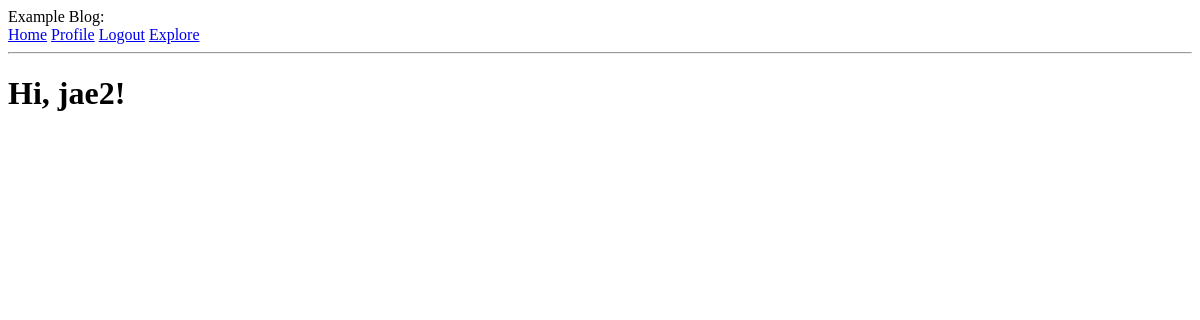
Page /explore (signed in) on the earlier database version.
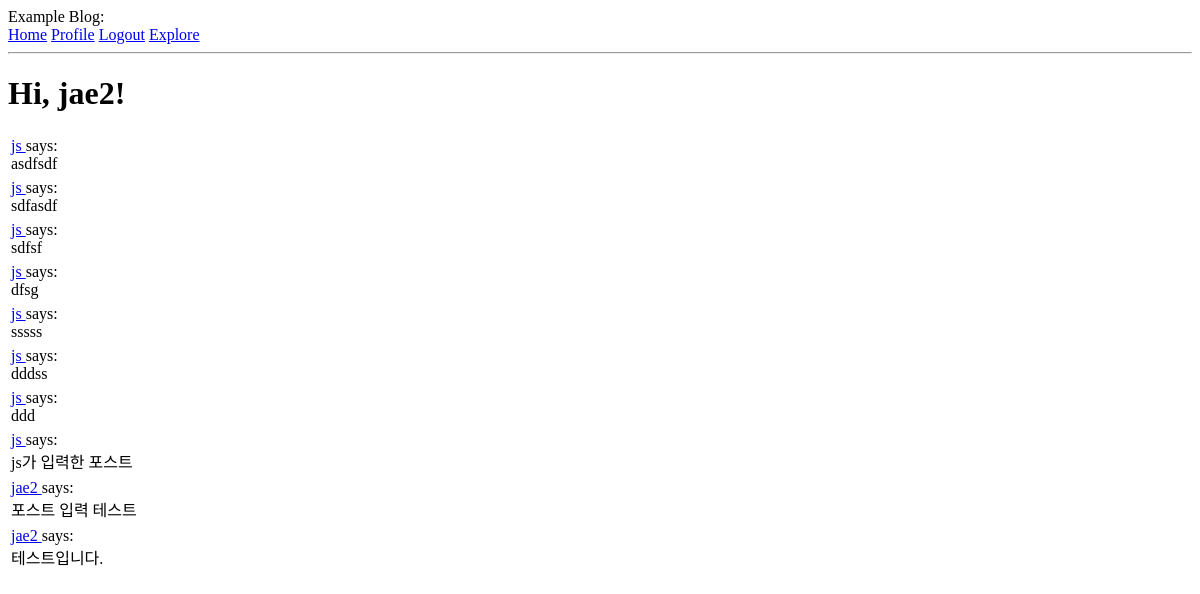
Same page on the later database version.
### app/models.py (models this page shows, shortened)
class Post(db.Model):
    id = db.Column(db.Integer, primary_key=True)
    body = db.Column(db.String(140))
    timestamp = db.Column(db.DateTime, index=True, default=datetime.utcnow)
    user_id = db.Column(db.Integer, db.ForeignKey('user.id'))

class User(UserMixin, db.Model):
    id = db.Column(db.Integer, primary_key=True)
    username = db.Column(db.String(64), index=True, unique=True)
    email = db.Column(db.String(120), index=True, unique=True)
    password_hash = db.Column(db.String(128))
    posts = db.relationship('Post', backref='author', lazy='dynamic')
    about_me = db.Column(db.String(140))
    last_seen = db.Column(db.DateTime, default=datetime.utcnow)
    followed = db.relationship(
        'User', secondary=followers,
        primaryjoin=(followers.c.follower_id == id),
        secondaryjoin=(followers.c.followed_id == id),
        backref=db.backref('followers', lazy='dynamic'), lazy='dynamic'
    )

### app/routes.py (the view)
@app.route('/explore')
@login_required
def explore():
    page = request.args.get('page', 1, type=int)
    posts = Post.query.order_by(Post.timestamp.desc()).paginate(
        page, app.config['POSTS_PER_PAGE'], False)
    next_url = url_for('explore', page=posts.next_num) if posts.has_next else None
    prev_url = url_for('explore', page=posts.prev_num) if posts.has_prev else None
    return render_template('index.html', title='Explore', posts=posts.items,
                           next_url=next_url, prev_url=prev_url)

### app/models.py (called while the page is built)
@login.user_loader
def load_user(id):
    return User.query.get(int(id))

### app/routes.py (called while the page is built)
@app.before_request
def before_request():
    if current_user.is_authenticated:
        current_user.last_seen = datetime.utcnow()
        db.session.commit()

### app/templates/index.html (shortened to what this page needs)
{% extends "base.html" %}
{% block content %}
    <h1>Hi, {{ current_user.username }}!</h1>
    {% for post in posts %}
        {% include '_post.html' %}
    {% endfor %}
{% endblock %}

### app/templates/_post.html
<table>
    <tr valign="top">
        <td>
            <a href="{{ url_for('user', username=post.author.username) }}">
                {{ post.author.username }}
            </a>
            says:<br>
            {{ post.body }}
        </td>
    </tr>
</table>

Differences in the rows shown:
added Post: author.username "js", body "asdfsdf"
added Post: author.username "js", body "sdfasdf"
added Post: author.username "js", body "sdfsf"
added Post: author.username "js", body "dfsg"
added Post: author.username "js", body "sssss"
added Post: author.username "js", body "dddss"
added Post: author.username "js", body "ddd"
added Post: author.username "js", body "js가 입력한 포스트"
added Post: author.username "jae2", body "포스트 입력 테스트"
added Post: author.username "jae2", body "테스트입니다."
